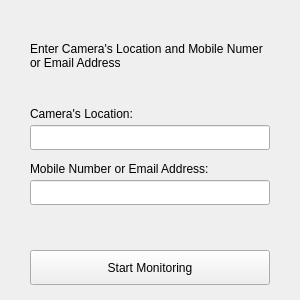
<?xml version="1.0" encoding="UTF-8"?>
<ui version="4.0">
 <class>MainWindow</class>
 <widget class="QMainWindow" name="MainWindow">
  <property name="geometry">
   <rect>
    <x>0</x>
    <y>0</y>
    <width>300</width>
    <height>300</height>
   </rect>
  </property>
  <property name="minimumSize">
   <size>
    <width>300</width>
    <height>300</height>
   </size>
  </property>
  <property name="maximumSize">
   <size>
    <width>300</width>
    <height>300</height>
   </size>
  </property>
  <property name="windowTitle">
   <string>Weapon Detection</string>
  </property>
  <widget class="QWidget" name="centralwidget">
   <widget class="QLabel" name="label">
    <property name="geometry">
     <rect>
      <x>30</x>
      <y>20</y>
      <width>241</width>
      <height>71</height>
     </rect>
    </property>
    <property name="text">
     <string>Enter Camera's Location and Mobile Numer or Email Address</string>
    </property>
    <property name="wordWrap">
     <bool>true</bool>
    </property>
   </widget>
   <widget class="QLabel" name="label_2">
    <property name="geometry">
     <rect>
      <x>30</x>
      <y>101</y>
      <width>150</width>
      <height>25</height>
     </rect>
    </property>
    <property name="text">
     <string>Camera's Location:</string>
    </property>
   </widget>
   <widget class="QLabel" name="label_3">
    <property name="geometry">
     <rect>
      <x>30</x>
      <y>156</y>
      <width>250</width>
      <height>25</height>
     </rect>
    </property>
    <property name="text">
     <string>Mobile Number or Email Address:</string>
    </property>
   </widget>
   <widget class="QPushButton" name="pushButton">
    <property name="geometry">
     <rect>
      <x>30</x>
      <y>250</y>
      <width>240</width>
      <height>35</height>
     </rect>
    </property>
    <property name="text">
     <string>Start Monitoring</string>
    </property>
   </widget>
   <widget class="QLineEdit" name="location_input">
    <property name="geometry">
     <rect>
      <x>30</x>
      <y>125</y>
      <width>240</width>
      <height>25</height>
     </rect>
    </property>
   </widget>
   <widget class="QLineEdit" name="sendTo_Input">
    <property name="geometry">
     <rect>
      <x>30</x>
      <y>180</y>
      <width>240</width>
      <height>25</height>
     </rect>
    </property>
   </widget>
  </widget>
 </widget>
 <resources/>
 <connections/>
</ui>
